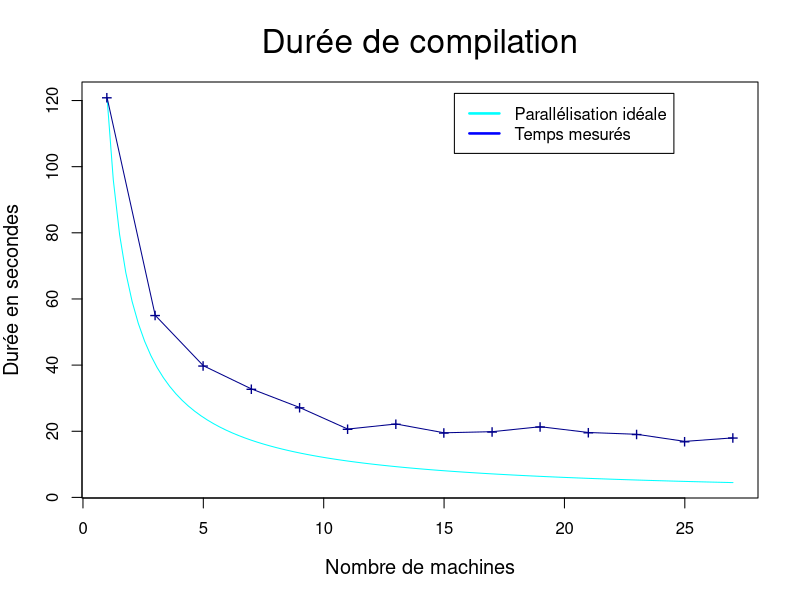
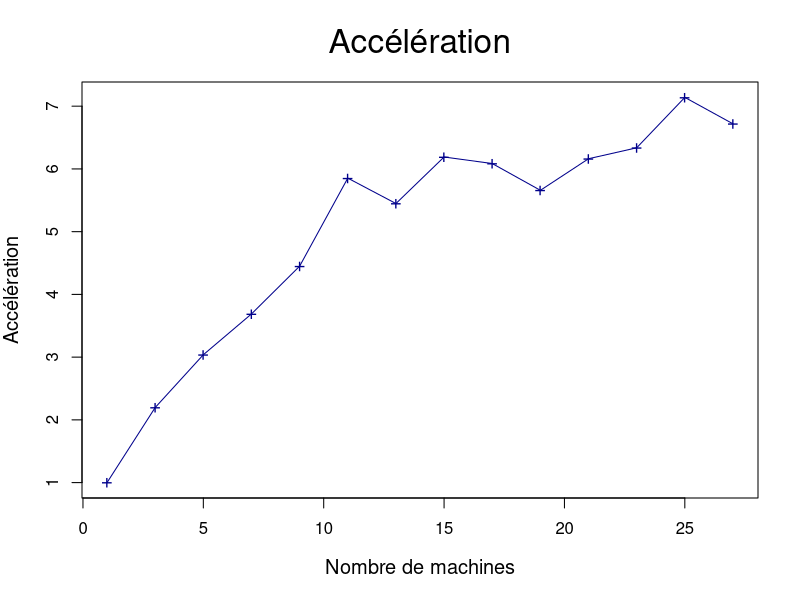
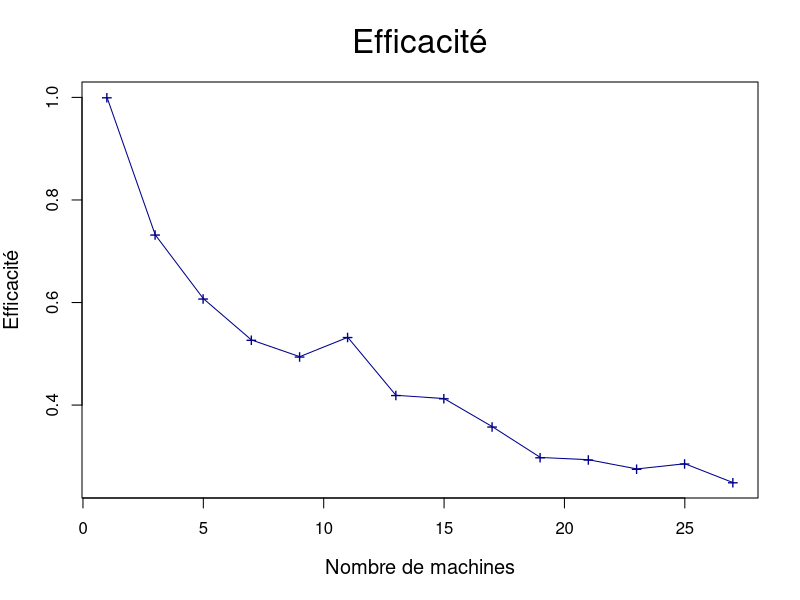
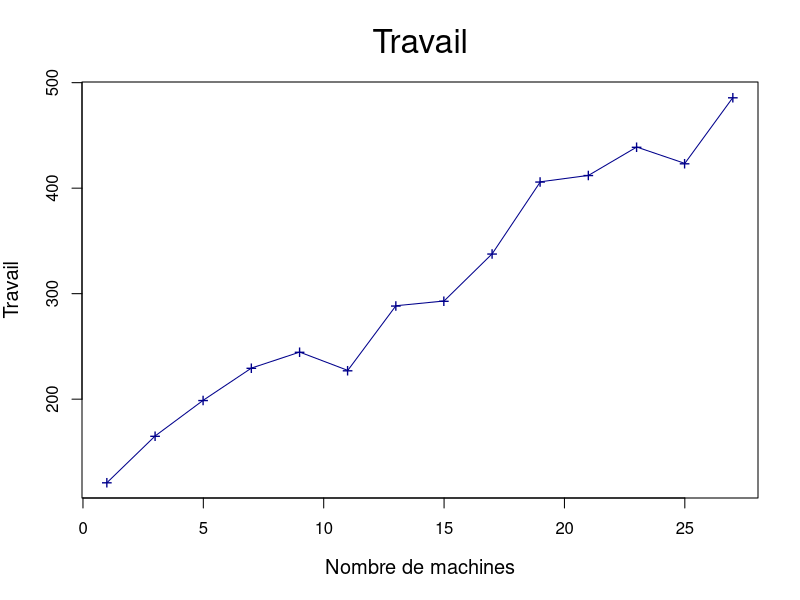

Source code (R) for these figures, in order:
pdf("sujet_makefiles_blender_259_Makefile_nth1.pdf")

nCPU = 27
STEP = 2

#x_axis <- seq.int( nCPU, STEP, -STEP )
#x_axis <- seq.int( STEP, nCPU, STEP )
x_axis=c()
for (i in seq(from=nCPU, to=1, by=-STEP)) {
  x_axis = c( x_axis, i )
}

if ( ! (1 %in% x_axis) ) {
  x_axis = c( x_axis, 1 )
}

x_axis = rev(x_axis)

data <- c( 120941,  55061,  39810,  32788,  27180,  20663,  22199,  19538,  19874,  21372,  19626,  19086,  16939,  18001 )

# -1 )
#data <- head( data, -1)

data = data / 1000

#sCPU = tail(data, n=1)

xLim = 4 * nCPU / 7
sCPU = head(data, n=1)
yLim = sCPU + sCPU / 100

x_ideal <- c( 1, nCPU )
y_ideal <- data / x_axis
y_lims <- c( min(data), yLim )

ideal <- function( n ) {
  return (sCPU/n)
}

plot( ideal, 1, nCPU, ann=FALSE, col="cyan" )
lines( x_axis, data, pch="+", cex=1.2, type="o", col="dark blue", ann=FALSE, ylim=y_lims )

title( main="Durée de compilation", font.main=1, cex.main=2 )
title( xlab="Nombre de machines", cex.lab=1.2 )
title( ylab="Durée en secondes", cex.lab=1.2 )


# places a legend at the appropriate place
legend( xLim, yLim,

 # puts text in the legend
c("Parallélisation idéale", "Temps mesurés"),

# gives the legend appropriate symbols (lines)
lty=c(1,1),

 # gives the legend lines the correct color and width
lwd=c(2.5,2.5),col=c("cyan", "blue"),bg="white")


dev.off()

m = nCPU

T1 = sCPU

Tm = data

acc = T1 / Tm


travail=c()
for (i in 1:length(data)) {
  travail = c( travail, x_axis[i] * Tm[i] )
}

eff=T1/travail



prefix="sujet_makefiles_blender_259_Makefile_nth1"

pdf(paste(prefix,"_acc.pdf", sep=""))

plot( x_axis, acc, pch="+", cex=1.2, type="o", col="dark blue", ann=FALSE ) #, ylim=y_lims )

title( main="Accélération", font.main=1, cex.main=2 )
title( xlab="Nombre de machines", cex.lab=1.2 )
title( ylab="Accélération", cex.lab=1.2 )

dev.off()



pdf(paste(prefix,"_eff.pdf", sep=""))

plot( x_axis, eff, pch="+", cex=1.2, type="o", col="dark blue", ann=FALSE ) #, ylim=y_lims )

title( main="Efficacité", font.main=1, cex.main=2 )
title( xlab="Nombre de machines", cex.lab=1.2 )
title( ylab="Efficacité", cex.lab=1.2 )

dev.off()


pdf(paste(prefix,"_work.pdf", sep=""))

plot( x_axis, travail, pch="+", cex=1.2, type="o", col="dark blue", ann=FALSE ) #, ylim=y_lims )

title( main="Travail", font.main=1, cex.main=2 )
title( xlab="Nombre de machines", cex.lab=1.2 )
title( ylab="Travail", cex.lab=1.2 )

dev.off()

